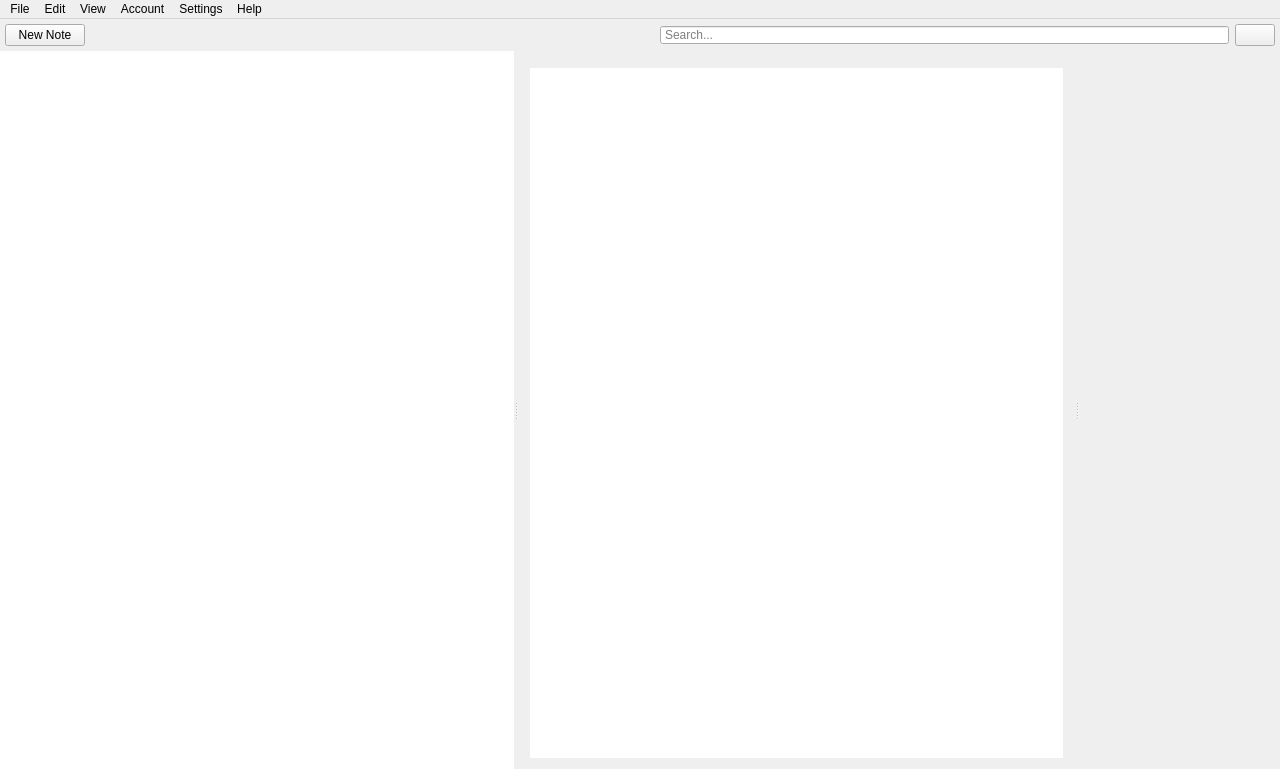
<?xml version="1.0" encoding="UTF-8"?>
<ui version="4.0">
 <class>MainWindow</class>
 <widget class="QMainWindow" name="MainWindow">
  <property name="geometry">
   <rect>
    <x>0</x>
    <y>0</y>
    <width>1280</width>
    <height>769</height>
   </rect>
  </property>
  <property name="windowTitle">
   <string>Notes</string>
  </property>
  <property name="styleSheet">
   <string notr="true">#notebooksLabel {
  padding: 5px;
  padding-bottom: 5px;
}

QSplitter::handle {
/*  border-width: 100px;*/
}

/*
Escriba QTextEdit, Escriba QPlainTextEdit{
  max-width: 750px;
}
*/</string>
  </property>
  <widget class="QWidget" name="centralWidget">
   <property name="minimumSize">
    <size>
     <width>0</width>
     <height>352</height>
    </size>
   </property>
   <layout class="QVBoxLayout" name="verticalLayout">
    <property name="spacing">
     <number>0</number>
    </property>
    <property name="sizeConstraint">
     <enum>QLayout::SetMaximumSize</enum>
    </property>
    <property name="leftMargin">
     <number>0</number>
    </property>
    <property name="topMargin">
     <number>0</number>
    </property>
    <property name="rightMargin">
     <number>0</number>
    </property>
    <property name="bottomMargin">
     <number>0</number>
    </property>
    <item>
     <widget class="QWidget" name="customToolbar" native="true">
      <property name="maximumSize">
       <size>
        <width>16777215</width>
        <height>40</height>
       </size>
      </property>
      <property name="autoFillBackground">
       <bool>false</bool>
      </property>
      <property name="styleSheet">
       <string notr="true"/>
      </property>
      <layout class="QHBoxLayout" name="horizontalLayout">
       <property name="sizeConstraint">
        <enum>QLayout::SetMaximumSize</enum>
       </property>
       <property name="leftMargin">
        <number>5</number>
       </property>
       <property name="topMargin">
        <number>5</number>
       </property>
       <property name="rightMargin">
        <number>5</number>
       </property>
       <property name="bottomMargin">
        <number>5</number>
       </property>
       <item>
        <layout class="QHBoxLayout" name="horizontalLayout_3">
         <property name="spacing">
          <number>6</number>
         </property>
         <property name="topMargin">
          <number>0</number>
         </property>
         <property name="bottomMargin">
          <number>0</number>
         </property>
         <item>
          <widget class="QPushButton" name="newNoteButton">
           <property name="text">
            <string>New Note</string>
           </property>
           <property name="iconSize">
            <size>
             <width>16</width>
             <height>16</height>
            </size>
           </property>
          </widget>
         </item>
         <item>
          <spacer name="horizontalSpacer">
           <property name="orientation">
            <enum>Qt::Horizontal</enum>
           </property>
           <property name="sizeHint" stdset="0">
            <size>
             <width>40</width>
             <height>20</height>
            </size>
           </property>
          </spacer>
         </item>
         <item>
          <widget class="QLineEdit" name="searchBar">
           <property name="focusPolicy">
            <enum>Qt::ClickFocus</enum>
           </property>
           <property name="styleSheet">
            <string notr="true">padding: 0 2px;</string>
           </property>
           <property name="placeholderText">
            <string>Search...</string>
           </property>
          </widget>
         </item>
         <item>
          <widget class="QPushButton" name="userButton">
           <property name="text">
            <string/>
           </property>
           <property name="icon">
            <iconset theme="im-user">
             <normaloff>.</normaloff>.</iconset>
           </property>
           <property name="checkable">
            <bool>false</bool>
           </property>
          </widget>
         </item>
        </layout>
       </item>
      </layout>
     </widget>
    </item>
    <item>
     <widget class="QWidget" name="contentArea" native="true">
      <property name="styleSheet">
       <string notr="true"/>
      </property>
      <layout class="QVBoxLayout" name="verticalLayout_3">
       <property name="leftMargin">
        <number>0</number>
       </property>
       <property name="topMargin">
        <number>0</number>
       </property>
       <property name="rightMargin">
        <number>0</number>
       </property>
       <property name="bottomMargin">
        <number>0</number>
       </property>
       <item>
        <widget class="QSplitter" name="mainSplitter">
         <property name="orientation">
          <enum>Qt::Horizontal</enum>
         </property>
         <widget class="QFrame" name="theSidebar">
          <property name="styleSheet">
           <string notr="true">.QFrame {
  border: 0;
}
QTreeView, QListView, QToolButton, #notebookFrame, #tagFrame {
  background-color: palette(light);
}
QToolButton {
  border: 0;
  padding: 6 0;
}
QToolButton:hover {
  background-color: #6D6D6D;
}
#notebookFrame, #tagFrame {
}

QTreeView::item {
    height: 35px;
}
QTreeView {
  border: 0 !important;
  margin: 0;
}</string>
          </property>
          <layout class="QVBoxLayout" name="sidebar">
           <property name="spacing">
            <number>0</number>
           </property>
           <property name="leftMargin">
            <number>0</number>
           </property>
           <property name="topMargin">
            <number>0</number>
           </property>
           <property name="rightMargin">
            <number>0</number>
           </property>
           <property name="bottomMargin">
            <number>0</number>
           </property>
           <item>
            <widget class="CustomTreeView" name="TheTree">
             <property name="sizePolicy">
              <sizepolicy hsizetype="Preferred" vsizetype="MinimumExpanding">
               <horstretch>0</horstretch>
               <verstretch>0</verstretch>
              </sizepolicy>
             </property>
             <property name="cursor" stdset="0">
              <cursorShape>ArrowCursor</cursorShape>
             </property>
             <property name="styleSheet">
              <string notr="true"/>
             </property>
             <property name="indentation">
              <number>10</number>
             </property>
             <property name="animated">
              <bool>false</bool>
             </property>
             <property name="wordWrap">
              <bool>true</bool>
             </property>
            </widget>
           </item>
          </layout>
         </widget>
         <widget class="QWidget" name="layoutWidget">
          <layout class="QVBoxLayout" name="verticalLayout_2">
           <item>
            <widget class="QWidget" name="noteListAddons" native="true"/>
           </item>
           <item>
            <widget class="CustomListView" name="noteList">
             <property name="sizePolicy">
              <sizepolicy hsizetype="Preferred" vsizetype="Expanding">
               <horstretch>0</horstretch>
               <verstretch>0</verstretch>
              </sizepolicy>
             </property>
             <property name="styleSheet">
              <string notr="true">border-top: 0;
border-bottom: 0;
</string>
             </property>
            </widget>
           </item>
          </layout>
         </widget>
         <widget class="Escriba" name="noteEditingArea" native="true">
          <property name="styleSheet">
           <string notr="true">#noteEditingArea {
  border: 0;
}</string>
          </property>
         </widget>
        </widget>
       </item>
      </layout>
     </widget>
    </item>
   </layout>
  </widget>
  <widget class="QMenuBar" name="menuBar">
   <property name="geometry">
    <rect>
     <x>0</x>
     <y>0</y>
     <width>1280</width>
     <height>24</height>
    </rect>
   </property>
   <widget class="QMenu" name="menuFile">
    <property name="title">
     <string>File</string>
    </property>
    <widget class="QMenu" name="menuNew">
     <property name="title">
      <string>New</string>
     </property>
     <addaction name="actionNote"/>
     <addaction name="actionNotebook"/>
     <addaction name="actionTag"/>
    </widget>
    <addaction name="menuNew"/>
   </widget>
   <widget class="QMenu" name="menuEdit">
    <property name="title">
     <string>Edit</string>
    </property>
    <addaction name="actionCopy"/>
    <addaction name="actionCut"/>
    <addaction name="actionPaste"/>
   </widget>
   <widget class="QMenu" name="menuAccount">
    <property name="title">
     <string>Account</string>
    </property>
    <addaction name="actionLog_in"/>
    <addaction name="actionSyncronise"/>
   </widget>
   <widget class="QMenu" name="menuSettings">
    <property name="title">
     <string>Settings</string>
    </property>
    <widget class="QMenu" name="menuTheme">
     <property name="title">
      <string>Theme</string>
     </property>
     <addaction name="actionThemeDefault"/>
     <addaction name="actionThemeDark"/>
    </widget>
    <addaction name="actionGeneral"/>
    <addaction name="menuTheme"/>
   </widget>
   <widget class="QMenu" name="menuView">
    <property name="title">
     <string>View</string>
    </property>
    <widget class="QMenu" name="menuLayout">
     <property name="title">
      <string>Layout</string>
     </property>
     <addaction name="action_ViewDefault"/>
     <addaction name="action_ViewMinimal"/>
     <addaction name="action_viewFocus"/>
    </widget>
    <widget class="QMenu" name="menuDeveloper">
     <property name="title">
      <string>Developer</string>
     </property>
     <addaction name="actionChicken_Coop"/>
    </widget>
    <addaction name="menuLayout"/>
    <addaction name="menuDeveloper"/>
   </widget>
   <widget class="QMenu" name="menuHelp">
    <property name="title">
     <string>Help</string>
    </property>
    <addaction name="actionAbout"/>
    <addaction name="actionRoadmap"/>
    <addaction name="actionBug_reports"/>
    <addaction name="actionFeature_requests"/>
   </widget>
   <addaction name="menuFile"/>
   <addaction name="menuEdit"/>
   <addaction name="menuView"/>
   <addaction name="menuAccount"/>
   <addaction name="menuSettings"/>
   <addaction name="menuHelp"/>
  </widget>
  <action name="actionCopy">
   <property name="text">
    <string>Copy</string>
   </property>
  </action>
  <action name="actionPaste">
   <property name="text">
    <string>Paste</string>
   </property>
  </action>
  <action name="actionLog_in">
   <property name="text">
    <string>Log in</string>
   </property>
  </action>
  <action name="actionSyncronise">
   <property name="text">
    <string>Synchronize</string>
   </property>
  </action>
  <action name="actionNote">
   <property name="text">
    <string>Note</string>
   </property>
   <property name="shortcut">
    <string>Ctrl+N</string>
   </property>
  </action>
  <action name="actionNotebook">
   <property name="text">
    <string>Notebook</string>
   </property>
   <property name="shortcut">
    <string>Ctrl+Shift+N</string>
   </property>
  </action>
  <action name="actionTag">
   <property name="text">
    <string>Tag</string>
   </property>
   <property name="shortcut">
    <string>Ctrl+Alt+N</string>
   </property>
  </action>
  <action name="actionGeneral">
   <property name="text">
    <string>General</string>
   </property>
  </action>
  <action name="actionThemeDefault">
   <property name="checkable">
    <bool>true</bool>
   </property>
   <property name="checked">
    <bool>true</bool>
   </property>
   <property name="enabled">
    <bool>false</bool>
   </property>
   <property name="text">
    <string>Default</string>
   </property>
  </action>
  <action name="action_ViewDefault">
   <property name="text">
    <string>Default</string>
   </property>
  </action>
  <action name="action_viewFocus">
   <property name="text">
    <string>Focus</string>
   </property>
  </action>
  <action name="action_ViewMinimal">
   <property name="text">
    <string>Minimal</string>
   </property>
  </action>
  <action name="actionAbout">
   <property name="text">
    <string>About</string>
   </property>
  </action>
  <action name="actionRoadmap">
   <property name="text">
    <string>Roadmap</string>
   </property>
  </action>
  <action name="actionBug_reports">
   <property name="text">
    <string>Bug reports</string>
   </property>
  </action>
  <action name="actionFeature_requests">
   <property name="text">
    <string>Feature requests</string>
   </property>
  </action>
  <action name="actionCut">
   <property name="text">
    <string>Cut</string>
   </property>
  </action>
  <action name="actionThemeDark">
   <property name="checkable">
    <bool>true</bool>
   </property>
   <property name="checked">
    <bool>false</bool>
   </property>
   <property name="enabled">
    <bool>false</bool>
   </property>
   <property name="text">
    <string>Dark</string>
   </property>
  </action>
  <action name="actionChicken_Coop">
   <property name="text">
    <string>Chicken Coop</string>
   </property>
  </action>
 </widget>
 <layoutdefault spacing="6" margin="11"/>
 <customwidgets>
  <customwidget>
   <class>Escriba</class>
   <extends>QWidget</extends>
   <header location="global">escriba.h</header>
   <container>1</container>
  </customwidget>
  <customwidget>
   <class>CustomListView</class>
   <extends>QListView</extends>
   <header location="global">customlistview.h</header>
  </customwidget>
  <customwidget>
   <class>CustomTreeView</class>
   <extends>QTreeView</extends>
   <header location="global">customtreeview.h</header>
  </customwidget>
 </customwidgets>
 <resources/>
 <connections/>
</ui>
